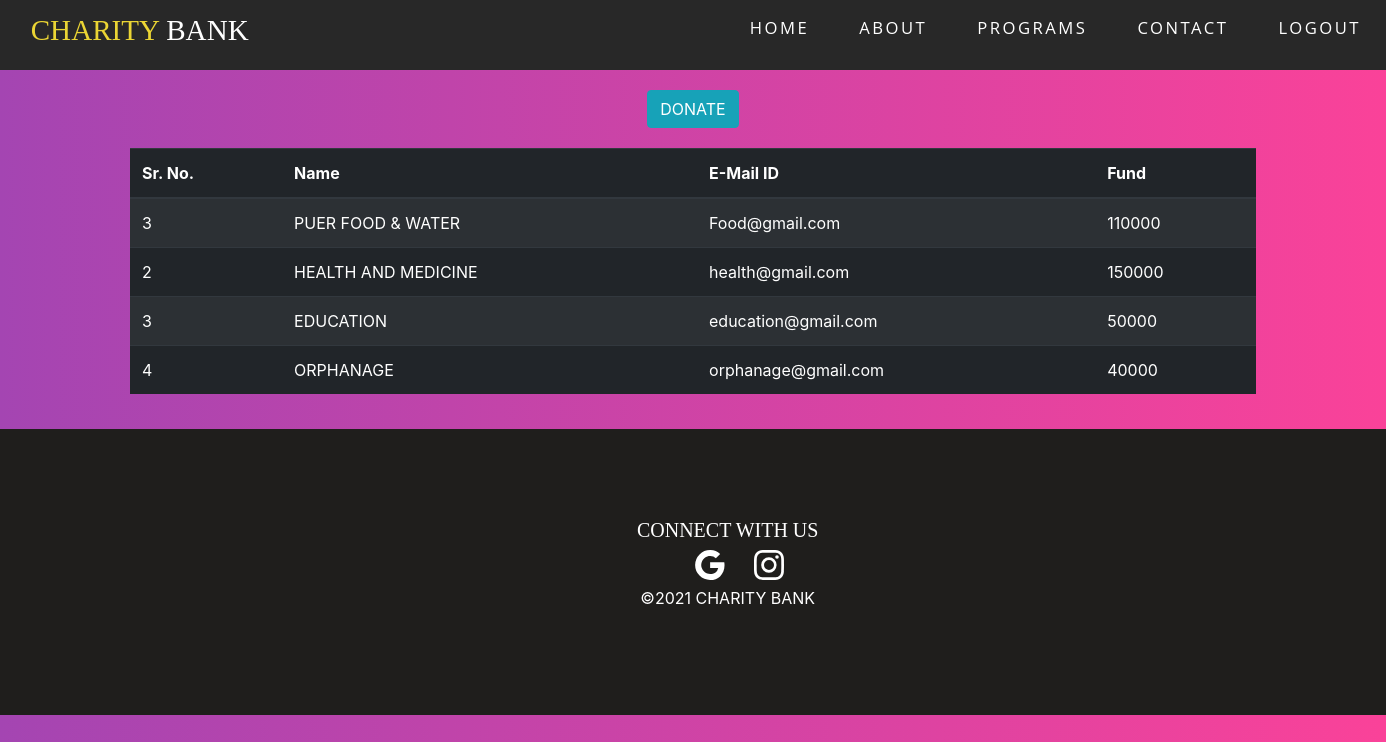
The page /customerlist.php on the database its author committed.
### tables this page shows
CREATE TABLE `donationreg` (
  `DName` varchar(250) NOT NULL,
  `EID` varchar(250) NOT NULL,
  `AMT` int(11) NOT NULL,
  `SID` int(11) NOT NULL
);

### customerlist.php (the view, shortened to what this page needs)
<!DOCTYPE html>
<?php
require "dbc.php";
?>
<html lang="en" dir="ltr">
<head>
  <link rel="stylesheet" href="https://maxcdn.bootstrapcdn.com/bootstrap/4.0.0/css/bootstrap.min.css">
  <link rel="stylesheet" href="style.css">
</head>
<body>
<body>
<header>
  <h1> CHARITY <span> BANK </span></h1>
  <nav>
    <ul>
      <li><a href="index_after_login.html">Home</a></li>
      <li><a href="about_after_login.html">About</a></li>
      <a href="customer list.html">Programs</a>
      <li><a href="contact_after_login.html">Contact</a></li>
	  <li><a href="index.html">Logout</a></li>
    </ul>
  </nav>
</header>
</body>
    <div class="text-center">
      <button type="button" class="btn btn-info" href="customerlist.php" data-toggle="modal" data-target="#donate1">DONATE</button>
    </div>
  <section id="main" class="coloured-section">
    <div class="container">
      <div class="table-responsive">
        <table class="table table-dark table-striped table-hover center">
          <thead>
            <tr>
              <th scope="col">Sr. No.</th>
              <th scope="col">Name</th>
              <th scope="col">E-Mail ID</th>
              <th scope="col">Fund</th>
            </tr>
          </thead>
		  <tbody>
		  <?php
			  $FQ="select * from donationreg";
			$FQ2=mysqli_query($conn,$FQ);
			  $rc=mysqli_num_rows($FQ2);
		for($i=0;$i<=$rc-1;$i++)
		{
			$row=mysqli_fetch_array($FQ2);
			  ?>
			  <tr>
			  <td><?php echo $row['SID'];?></td>
			  <td><?php echo $row['DName'];?></td>
			    <td><?php echo $row['EID']?></td>
			    <td><?php echo $row['AMT'];?></td>
			  </tr>
		<?php
		}?>
		  </tbody>
        </table>
      </div>
    </div>
    <footer class="white-section" id="footer">
      <h3>CONNECT WITH US</h3>
        <p> ©2021 CHARITY BANK </p>
    </footer>
  </section>
</body>
</html>

### style.css (style rules this page uses)
body,html { Margin: 0px; padding: 0px; }
header { width: 100%; height: 70px; background-color: #282828; }
h1 { position: absolute; padding: 3px; float: left; margin-left: 2%; margin-top: 10px; font-family: 'Oswald'; color: #ebd534; font-size: 2.1vw; }
span { color: #ffffff; }
ul { width: auto; float: right; margin-top: 1px; padding: 0; list-style: none; display: table; }
li { display: table-cell; position: relative; }
a { text-align: center; color: #ffffff; text-transform: uppercase; text-decoration: none; letter-spacing: 0.15em; font-family: 'Open Sans', sans-serif; font-size: 1.2vw; display: inline-block; padding: 15px 25px; position: relative; }
a:after { background: none repeat scroll 0 0 transparent; bottom: 0; content: ""; display: block; height: 2px; left: 50%; position: absolute; background: #ebdf34; transition: width 0.3s ease 0s, left 0.3s ease 0s; width: 0; }
body { display: grid; height: 100%; width: 100%; place-items: center; background: -webkit-linear-gradient(left, #a445b2, #fa4299); }
.text-center { margin-top: 20px; }
.table-responsive { margin-top: 20px; width: 200%; margin-left: -50%; }
#footer { background: #1f1e1c; padding: 15% 15%; color: #fff; text-align: center; margin-top: 19px; width: 250%; margin-left: -410px; }
.bi.bi-google { width: 6%; }
h3 { font-size: 20px; font-family: 'Tahoma'; }

### rows shown on the page
donationreg: SID "3", DName "PUER FOOD & WATER", EID "Food@gmail.com", AMT "110000"
donationreg: SID "2", DName "HEALTH AND MEDICINE", EID "health@gmail.com", AMT "150000"
donationreg: SID "3", DName "EDUCATION", EID "education@gmail.com", AMT "50000"
donationreg: SID "4", DName "ORPHANAGE", EID "orphanage@gmail.com", AMT "40000"
